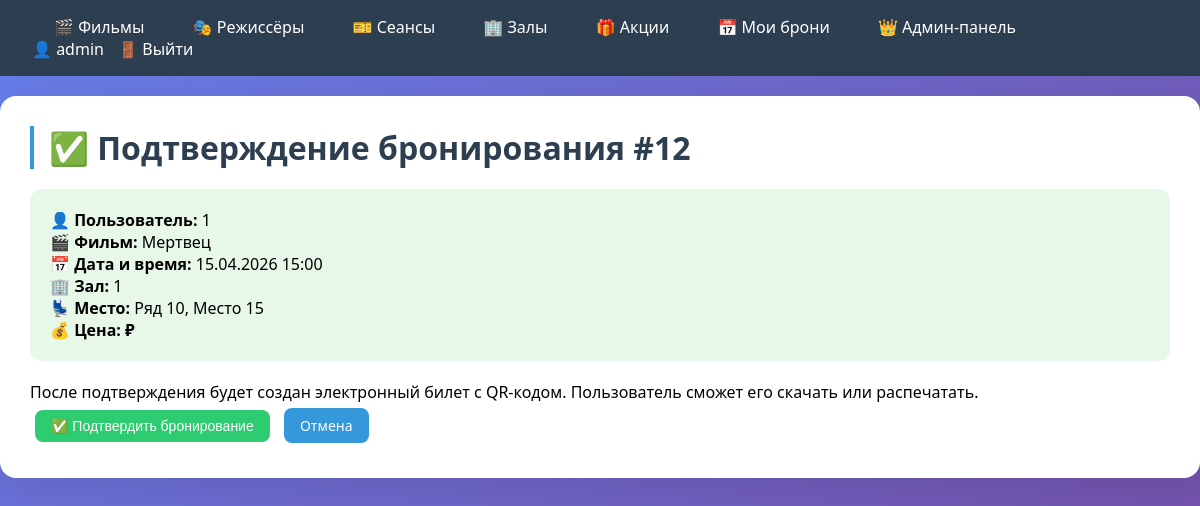
The app's page /admin-panel/booking/12/confirm/ (signed in) with its own data.
### cinema/models.py (models this page shows, shortened)
class User(AbstractUser):
    birth_date = models.DateField('Дата рождения', null=True, blank=True)
    groups = models.ManyToManyField(
        'auth.Group',
        verbose_name='groups',
        blank=True,
        help_text='The groups this user belongs to.',
        related_name='cinema_user_set',
        related_query_name='cinema_user',
    )
    user_permissions = models.ManyToManyField(
        'auth.Permission',
        verbose_name='user permissions',
        blank=True,
        help_text='Specific permissions for this user.',
        related_name='cinema_user_set',
        related_query_name='cinema_user',
    )
    class Meta:
        verbose_name = 'Пользователь'
        verbose_name_plural = 'Пользователи'
        swappable = 'AUTH_USER_MODEL'

class Booking(models.Model):
    STATUS_CHOICES = [
        ('pending', 'Ожидает подтверждения'),
        ('confirmed', 'Подтверждено'),
        ('cancelled', 'Отменено'),
    ]
    session = models.ForeignKey(Session, on_delete=models.CASCADE, verbose_name='Сеанс', related_name='bookings')
    user = models.ForeignKey(User, on_delete=models.CASCADE, verbose_name='Пользователь', related_name='bookings')
    seat_row = models.IntegerField('Ряд')
    seat_number = models.IntegerField('Место')
    status = models.CharField('Статус', max_length=20, choices=STATUS_CHOICES, default='pending')
    created_at = models.DateTimeField('Дата бронирования', auto_now_add=True)
    class Meta:
        verbose_name = 'Бронирование'
        verbose_name_plural = 'Бронирования'
        unique_together = ('session', 'seat_row', 'seat_number')

class Session(models.Model):
    movie = models.ForeignKey(Movie, on_delete=models.CASCADE, verbose_name='Фильм', related_name='sessions')
    hall = models.ForeignKey(Hall, on_delete=models.CASCADE, verbose_name='Зал', related_name='sessions')
    start_time = models.DateTimeField('Время начала')
    price = models.DecimalField('Цена', max_digits=8, decimal_places=2)
    class Meta:
        verbose_name = 'Сеанс'
        verbose_name_plural = 'Сеансы'

class Movie(models.Model):
    title = models.CharField('Название', max_length=200)
    description = models.TextField('Описание')
    duration_min = models.IntegerField('Длительность (мин)')
    rating = models.FloatField('Рейтинг', default=0.0)
    poster = models.ImageField('Постер', upload_to='posters/', blank=True, null=True)
    release_year = models.IntegerField('Год выпуска')
    director = models.ForeignKey(Director, on_delete=models.SET_NULL, null=True, blank=True, verbose_name='Режиссёр',
                                 related_name='movies')
    genres = models.ManyToManyField(Genre, through='MovieGenre', verbose_name='Жанры')
    class Meta:
        verbose_name = 'Фильм'
        verbose_name_plural = 'Фильмы'

class Hall(models.Model):
    number = models.IntegerField('Номер зала', unique=True)
    capacity = models.IntegerField('Вместимость')
    sound_system = models.CharField('Звуковая система', max_length=100)
    class Meta:
        verbose_name = 'Кинозал'
        verbose_name_plural = 'Кинозалы'

### cinema/views.py (the view, shortened to what this page needs)
# urls.py: path('admin-panel/booking/<int:pk>/confirm/', views.admin_booking_confirm, name='admin_booking_confirm'),
@login_required
@user_passes_test(is_admin)
def admin_booking_confirm(request, pk):
    booking = get_object_or_404(Booking, pk=pk)
    return render(request, 'cinema/admin_booking_confirm.html', {'booking': booking})

### cinema/views.py (called while the page is built)
def is_admin(user):
    return user.is_staff or user.is_superuser

### cinema/templates/cinema/admin_booking_confirm.html (shortened to what this page needs)
{% extends 'cinema/base.html' %}
{% block content %}
<h1>✅ Подтверждение бронирования #{{ booking.id }}</h1>
<div style="background: #e8f8e8; padding: 20px; border-radius: 12px; margin-bottom: 20px;">
    <p><strong>👤 Пользователь:</strong> {{ booking.user.username }}</p>
    <p><strong>🎬 Фильм:</strong> {{ booking.session.movie.title }}</p>
    <p><strong>📅 Дата и время:</strong> {{ booking.session.start_time|date:"d.m.Y H:i" }}</p>
    <p><strong>🏢 Зал:</strong> {{ booking.session.hall.number }}</p>
    <p><strong>💺 Место:</strong> Ряд {{ booking.seat_row }}, Место {{ booking.seat_number }}</p>
    <p><strong>💰 Цена:</strong>
        {% if booking.discount_applied > 0 %}
            <span style="text-decoration: line-through;">{{ booking.session.price }} ₽</span>
            <strong style="color: #2ecc71;">{{ booking.price_at_booking|floatformat:0 }} ₽</strong>
            <span style="background: #f39c12; color: white; padding: 2px 6px; border-radius: 4px;">-{{ booking.discount_applied }}%</span>
        {% else %}
            <strong>{{ booking.price_at_booking|floatformat:0 }} ₽</strong>
        {% endif %}
    </p>
</div>
<p>После подтверждения будет создан электронный билет с QR-кодом. Пользователь сможет его скачать или распечатать.</p>
<form method="post">
    <button type="submit" class="btn btn-success">✅ Подтвердить бронирование</button>
    <a href="{% url 'admin_bookings' %}" class="btn">Отмена</a>
</form>
{% endblock %}

### cinema/templates/cinema/base.html (shortened to what this page needs)
{% load static %}
<!DOCTYPE html>
<html lang="ru">
<head>
    <link rel="stylesheet" href="{% static 'cinema/style.css' %}">
</head>
<body>
    <nav>
        <div>
            <a href="{% url 'movie_list' %}">🎬 Фильмы</a>
            <a href="{% url 'director_list' %}">🎭 Режиссёры</a>
            <a href="{% url 'session_list' %}">🎫 Сеансы</a>
            <a href="{% url 'hall_list' %}">🏢 Залы</a>
            <a href="{% url 'promotion_list' %}">🎁 Акции</a>
            {% if user.is_authenticated %}
                <a href="{% url 'my_bookings' %}">📅 Мои брони</a>
            {% endif %}
            {% if user.is_staff %}
                <a href="{% url 'admin_panel' %}">👑 Админ-панель</a>
            {% endif %}
        </div>
        <div>
            {% if user.is_authenticated %}
                <span>👤 {{ user.username }}</span>
                <form method="post" action="{% url 'logout' %}" style="display: inline;">
                    <button type="submit">🚪 Выйти</button>
                </form>
            {% else %}
                <a href="{% url 'login' %}">🔐 Вход</a>
                <a href="{% url 'register' %}">📝 Регистрация</a>
            {% endif %}
        </div>
    </nav>
    <div class="container">
        {% block content %}{% endblock %}
    </div>
</body>
</html>

### cinema/static/cinema/style.css (style rules this page uses)
* { margin: 0; padding: 0; box-sizing: border-box; }
body { font-family: Arial, sans-serif; background: #f5f5f5; }
nav { background: #2c3e50; color: white; padding: 1rem 2rem; display: flex; justify-content: space-between; align-items: center; flex-wrap: wrap; }
nav a { color: white; text-decoration: none; margin: 0 10px; }
nav button { background: none; border: none; color: white; cursor: pointer; font: inherit; margin: 0 10px; }
.container { max-width: 1200px; margin: 20px auto; padding: 20px; background: white; border-radius: 8px; box-shadow: 0 0 10px rgba(0, 0, 0, 0.1); }
h1 { margin-bottom: 20px; color: #2c3e50; }
.btn { display: inline-block; padding: 8px 16px; background: #3498db; color: white; text-decoration: none; border-radius: 4px; margin: 5px; border: none; cursor: pointer; font-size: 14px; }
.btn-success { background: #2ecc71; }
a { text-decoration: none !important; }
.btn { text-decoration: none !important; }
body { font-family: 'Segoe UI', Tahoma, Geneva, Verdana, sans-serif; background: linear-gradient(135deg, #667eea 0%, #764ba2 100%); min-height: 100vh; }
a { text-decoration: none; color: #3498db; transition: all 0.3s ease; position: relative; }
nav a { color: white; font-weight: 500; padding: 8px 12px; border-radius: 8px; transition: all 0.3s ease; }
.container { max-width: 1200px; margin: 20px auto; padding: 30px; background: white; border-radius: 16px; box-shadow: 0 10px 40px rgba(0, 0, 0, 0.1); }
h1 { font-size: 2rem; color: #2c3e50; margin-bottom: 20px; border-left: 4px solid #3498db; padding-left: 15px; }
.btn { display: inline-block; padding: 8px 16px; border-radius: 8px; font-size: 14px; font-weight: 500; text-align: center; cursor: pointer; transition: all 0.3s ease; border: none; background: #3498db; color: white; }

### records on screen
User: username "admin"
Booking: id "12", user.username "1", session.movie "Мертвец", session.start_time "15.04.2026 15:00", session.hall.number "1", seat_row "10", seat_number "15"
